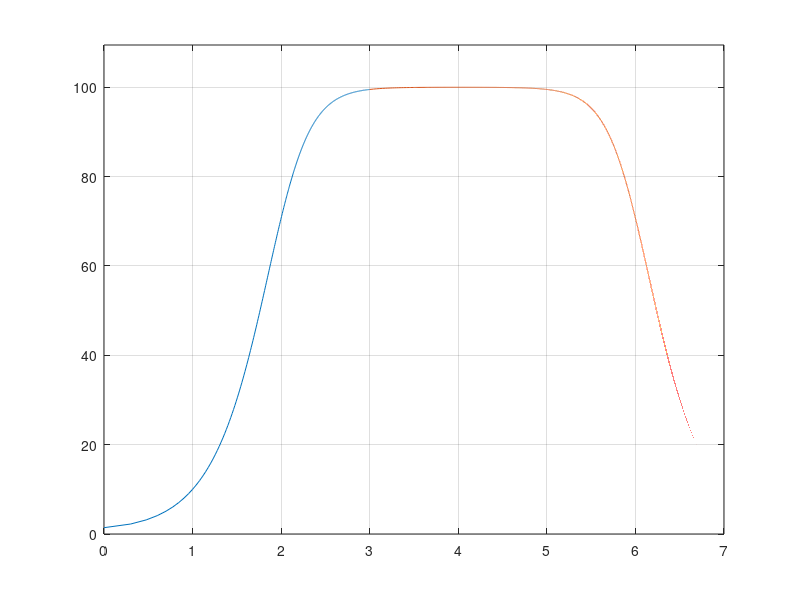

The MATLAB source for this figure:
## freq response
clf  %clear plot window
clear all
wa=1;
wb=100;
wc=1000000;

wm=1000;
we=10000000;
hold off
A=@(w)  100000000.*(wa+w.*1i)./((wb+ w.*1i).*(wc+w.*1i));

w=0:1:wm;
plot(log10(w),(abs(A(w))))
hold on
w=wm:100:we;
plot(log10(w),(abs(A(w))))


axis ([0,log10(we),0,1.1*abs(A(wm))])
axis on
grid on

print -demf frequencyResponse.emf

